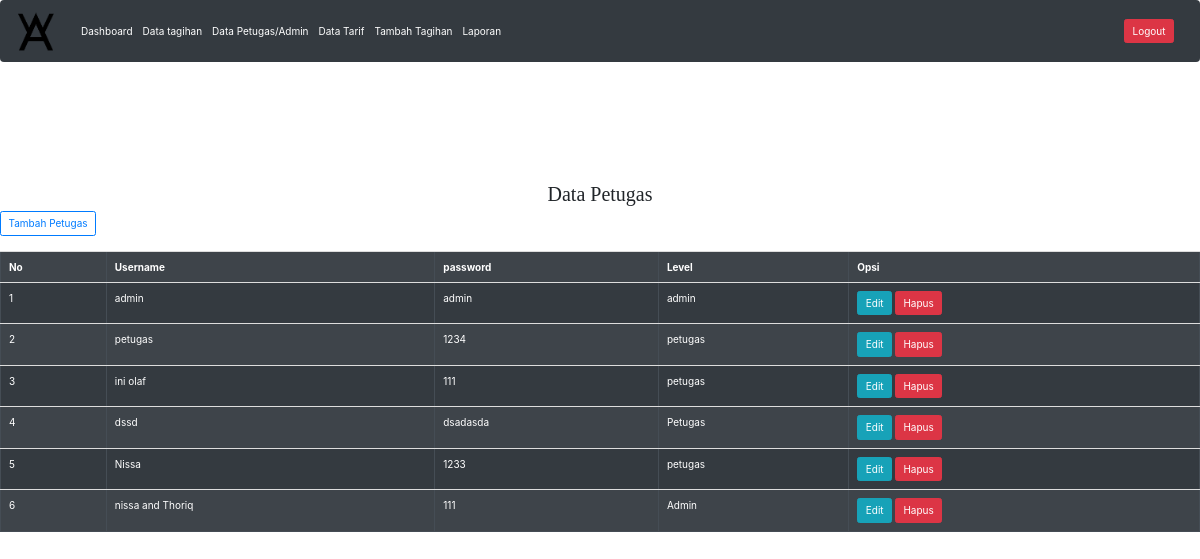
/admin/petugas.php (signed in), run on the app's committed database.
### tables this page shows
CREATE TABLE `petugas` (
  `id_petugas` int(11) NOT NULL,
  `level` varchar(100) NOT NULL,
  `username` varchar(100) NOT NULL,
  `password` varchar(100) NOT NULL
);

### admin/petugas.php (the view, shortened to what this page needs)
<?php
if(isset($_SESSION['username']))
{
?>
<!DOCTYPE html>
<html>
<head>
    <link rel="stylesheet" href="style/bootstrap.css" />
    <link rel="stylesheet" href="style/dataTables.bootstrap4.min.css" />
    <link rel="stylesheet" href="https://maxcdn.bootstrapcdn.com/bootstrap/4.5.2/css/bootstrap.min.css">
</head>
 <nav class="navbar navbar-expand-lg navbar-light bg-dark">
  <a>
  <img src="../img/icon.png" style="width: 50px; height: 50px;" alt="">
  </a>
  <div class="collapse navbar-collapse" id="navbarSupportedContent">
    <ul class="navbar-nav mr-auto">
    <li class="nav-item">
        <a class="nav-link" href="index.php" style="color: white;">Dashboard <span class="sr-only">(current)</span></a>
      </li>
      <li class="nav-item">
        <a class="nav-link" href="tagihan.php" style="color: white;">Data tagihan</a>
      </li>
      <li class="nav-item">
        <a class="nav-link" href="petugas.php" style="color: white;">Data Petugas/Admin</a>
      </li>
      <li class="nav-item">
        <a class="nav-link" href="datatarif.php" style="color: white;">Data Tarif</a>
      </li>
      <li class="nav-item">
        <a class="nav-link" href="tambahtagihan.php" style="color: white;">Tambah Tagihan</a>
      </li>
      <li class="nav-item">
        <a class="nav-link" href="laporan.php" style="color: white;">Laporan</a>
      </li>
    </ul>
    <form class="form-inline my-2 my-lg-0">
    <a type="button" class="btn btn-danger"href="../logout.php">Logout</a>
    </form>
  </div>
</nav>
<div style="padding-top: 100px;">
<h2 style="text-align: center; font-family:Copperplate;">Data Petugas</h2>
<a type="button" class="btn btn-outline-primary" href="tambahpetugas.php">Tambah Petugas</a>
<br></br>
<body>
    <table class="table table-dark table-striped" border='1'>
        <tr>
            <th>No</th>
            <th>Username</th>
            <th>password</th>
            <th>Level</th>
            <th>Opsi</th>
            <?php
            include '../koneksi.php';
            $no = 1;
            $data = mysqli_query($Koneksi, "select * from petugas");
            while ($d = mysqli_fetch_array($data)) {
            ?>
        <tr>
            <td><?php echo $no++; ?></td>
            <td><?php echo $d['username']; ?> </td>
            <td><?php echo $d['password']; ?> </td>
            <td><?php echo $d['level']; ?> </td>
            <td><a href="editpetugas.php?id_petugas=<?php echo $d['id_petugas']; ?>" class="btn btn-info">Edit</a>
                <a href="aksi/proses-hapuspetugas.php?id_petugas=<?php echo $d['id_petugas']; ?>" class="btn btn-danger">Hapus</a>
            </td>
        </tr>
    <?php
            }
    ?>
    </table>
</body>
</html>
<?php
    }
else
{
    echo"<script>
    alert('Anda Tidak Boleh Masuk');
    location.href='../index.php';
    </script>";
}
?>

### data on the page
petugas: username "admin", password "admin", level "admin"
petugas: username "petugas", password "1234", level "petugas"
petugas: username "ini olaf", password "111", level "petugas"
petugas: username "dssd", password "dsadasda", level "Petugas"
petugas: username "Nissa", password "1233", level "petugas"
petugas: username "nissa and Thoriq", password "111", level "Admin"
